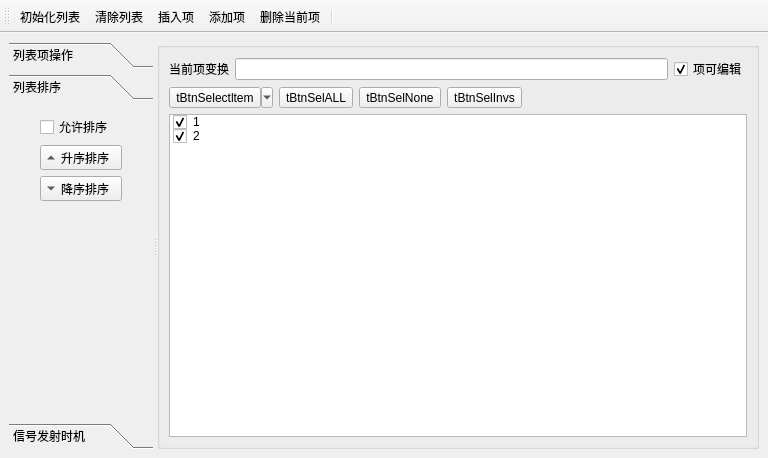
<?xml version="1.0" encoding="UTF-8"?>
<ui version="4.0">
 <class>MainWindow</class>
 <widget class="QMainWindow" name="MainWindow">
  <property name="geometry">
   <rect>
    <x>0</x>
    <y>0</y>
    <width>768</width>
    <height>458</height>
   </rect>
  </property>
  <property name="windowTitle">
   <string>MainWindow</string>
  </property>
  <widget class="QWidget" name="centralwidget">
   <layout class="QHBoxLayout" name="horizontalLayout">
    <item>
     <widget class="QSplitter" name="splitter">
      <property name="orientation">
       <enum>Qt::Horizontal</enum>
      </property>
      <widget class="QToolBox" name="toolBox">
       <property name="maximumSize">
        <size>
         <width>200</width>
         <height>16777215</height>
        </size>
       </property>
       <property name="currentIndex">
        <number>1</number>
       </property>
       <widget class="QWidget" name="page_3">
        <property name="geometry">
         <rect>
          <x>0</x>
          <y>0</y>
          <width>160</width>
          <height>291</height>
         </rect>
        </property>
        <attribute name="icon">
         <iconset resource="res.qrc">
          <normaloff>:/res/4.11/8.png</normaloff>:/res/4.11/8.png</iconset>
        </attribute>
        <attribute name="label">
         <string>列表项操作</string>
        </attribute>
        <layout class="QGridLayout" name="gridLayout">
         <item row="0" column="0">
          <widget class="QToolButton" name="tBtnListIni">
           <property name="text">
            <string>tBtnListIni</string>
           </property>
           <property name="toolButtonStyle">
            <enum>Qt::ToolButtonTextBesideIcon</enum>
           </property>
           <property name="autoRaise">
            <bool>true</bool>
           </property>
          </widget>
         </item>
         <item row="1" column="0">
          <widget class="QToolButton" name="tBtnLIstClear">
           <property name="text">
            <string>tBtnLIstClear</string>
           </property>
           <property name="toolButtonStyle">
            <enum>Qt::ToolButtonTextBesideIcon</enum>
           </property>
           <property name="autoRaise">
            <bool>true</bool>
           </property>
          </widget>
         </item>
         <item row="2" column="0">
          <widget class="QToolButton" name="tBtnListInsert">
           <property name="text">
            <string>tBtnListInsert</string>
           </property>
           <property name="toolButtonStyle">
            <enum>Qt::ToolButtonTextBesideIcon</enum>
           </property>
           <property name="autoRaise">
            <bool>true</bool>
           </property>
          </widget>
         </item>
         <item row="3" column="0">
          <widget class="QToolButton" name="tBtnListAppend">
           <property name="text">
            <string>tBtnListAppend</string>
           </property>
           <property name="toolButtonStyle">
            <enum>Qt::ToolButtonTextBesideIcon</enum>
           </property>
           <property name="autoRaise">
            <bool>true</bool>
           </property>
          </widget>
         </item>
         <item row="4" column="0">
          <widget class="QToolButton" name="tBtnListDelete">
           <property name="text">
            <string>tBtnListDelete</string>
           </property>
           <property name="toolButtonStyle">
            <enum>Qt::ToolButtonTextBesideIcon</enum>
           </property>
           <property name="autoRaise">
            <bool>true</bool>
           </property>
          </widget>
         </item>
        </layout>
       </widget>
       <widget class="QWidget" name="page_4">
        <property name="geometry">
         <rect>
          <x>0</x>
          <y>0</y>
          <width>160</width>
          <height>291</height>
         </rect>
        </property>
        <attribute name="icon">
         <iconset resource="res.qrc">
          <normaloff>:/res/4.11/9.png</normaloff>:/res/4.11/9.png</iconset>
        </attribute>
        <attribute name="label">
         <string>列表排序</string>
        </attribute>
        <layout class="QGridLayout" name="gridLayout_2">
         <item row="0" column="0">
          <widget class="QCheckBox" name="checkBox">
           <property name="text">
            <string>允许排序</string>
           </property>
          </widget>
         </item>
         <item row="1" column="0">
          <widget class="QToolButton" name="tBtnSortAsc">
           <property name="text">
            <string>升序排序</string>
           </property>
           <property name="toolButtonStyle">
            <enum>Qt::ToolButtonTextBesideIcon</enum>
           </property>
           <property name="arrowType">
            <enum>Qt::UpArrow</enum>
           </property>
          </widget>
         </item>
         <item row="2" column="0">
          <widget class="QToolButton" name="tBtnSortDes">
           <property name="text">
            <string>降序排序</string>
           </property>
           <property name="toolButtonStyle">
            <enum>Qt::ToolButtonTextBesideIcon</enum>
           </property>
           <property name="arrowType">
            <enum>Qt::DownArrow</enum>
           </property>
          </widget>
         </item>
         <item row="3" column="0">
          <spacer name="verticalSpacer">
           <property name="orientation">
            <enum>Qt::Vertical</enum>
           </property>
           <property name="sizeHint" stdset="0">
            <size>
             <width>20</width>
             <height>190</height>
            </size>
           </property>
          </spacer>
         </item>
        </layout>
       </widget>
       <widget class="QWidget" name="page_5">
        <property name="geometry">
         <rect>
          <x>0</x>
          <y>0</y>
          <width>160</width>
          <height>291</height>
         </rect>
        </property>
        <attribute name="icon">
         <iconset resource="res.qrc">
          <normaloff>:/res/4.11/7.png</normaloff>:/res/4.11/7.png</iconset>
        </attribute>
        <attribute name="label">
         <string>信号发射时机</string>
        </attribute>
        <layout class="QGridLayout" name="gridLayout_3">
         <item row="0" column="0">
          <layout class="QHBoxLayout" name="horizontalLayout_4">
           <item>
            <widget class="QToolButton" name="tBtnClearText">
             <property name="text">
              <string>清空文本</string>
             </property>
            </widget>
           </item>
           <item>
            <widget class="QToolButton" name="tBtnAddLine">
             <property name="text">
              <string>添加空行</string>
             </property>
            </widget>
           </item>
          </layout>
         </item>
         <item row="1" column="0">
          <widget class="QPlainTextEdit" name="plainTextEdit"/>
         </item>
        </layout>
       </widget>
      </widget>
      <widget class="QGroupBox" name="groupBox">
       <property name="title">
        <string/>
       </property>
       <layout class="QVBoxLayout" name="verticalLayout">
        <item>
         <layout class="QHBoxLayout" name="horizontalLayout_2">
          <item>
           <widget class="QLabel" name="label">
            <property name="text">
             <string>当前项变换</string>
            </property>
           </widget>
          </item>
          <item>
           <widget class="QLineEdit" name="editCutltemText"/>
          </item>
          <item>
           <widget class="QCheckBox" name="chkBoxListEditable">
            <property name="text">
             <string>项可编辑</string>
            </property>
            <property name="checked">
             <bool>true</bool>
            </property>
           </widget>
          </item>
         </layout>
        </item>
        <item>
         <layout class="QHBoxLayout" name="horizontalLayout_3">
          <item>
           <widget class="QToolButton" name="tBtnSelectltem">
            <property name="text">
             <string>tBtnSelectltem</string>
            </property>
            <property name="popupMode">
             <enum>QToolButton::MenuButtonPopup</enum>
            </property>
           </widget>
          </item>
          <item>
           <widget class="QToolButton" name="tBtnSelALL">
            <property name="text">
             <string>tBtnSelALL</string>
            </property>
            <property name="toolButtonStyle">
             <enum>Qt::ToolButtonTextBesideIcon</enum>
            </property>
           </widget>
          </item>
          <item>
           <widget class="QToolButton" name="tBtnSelNone">
            <property name="text">
             <string>tBtnSelNone</string>
            </property>
            <property name="toolButtonStyle">
             <enum>Qt::ToolButtonTextBesideIcon</enum>
            </property>
           </widget>
          </item>
          <item>
           <widget class="QToolButton" name="tBtnSelInvs">
            <property name="text">
             <string>tBtnSelInvs</string>
            </property>
            <property name="toolButtonStyle">
             <enum>Qt::ToolButtonTextBesideIcon</enum>
            </property>
           </widget>
          </item>
          <item>
           <spacer name="horizontalSpacer">
            <property name="orientation">
             <enum>Qt::Horizontal</enum>
            </property>
            <property name="sizeHint" stdset="0">
             <size>
              <width>40</width>
              <height>20</height>
             </size>
            </property>
           </spacer>
          </item>
         </layout>
        </item>
        <item>
         <widget class="QListWidget" name="listWidget">
          <property name="contextMenuPolicy">
           <enum>Qt::CustomContextMenu</enum>
          </property>
          <item>
           <property name="text">
            <string>1</string>
           </property>
           <property name="checkState">
            <enum>Checked</enum>
           </property>
           <property name="icon">
            <iconset resource="res.qrc">
             <normaloff>:/res/4.11/11.png</normaloff>:/res/4.11/11.png</iconset>
           </property>
          </item>
          <item>
           <property name="text">
            <string>2</string>
           </property>
           <property name="checkState">
            <enum>Checked</enum>
           </property>
           <property name="icon">
            <iconset resource="res.qrc">
             <normaloff>:/res/4.11/11.png</normaloff>:/res/4.11/11.png</iconset>
           </property>
          </item>
         </widget>
        </item>
       </layout>
      </widget>
     </widget>
    </item>
   </layout>
  </widget>
  <widget class="QToolBar" name="toolBar">
   <property name="windowTitle">
    <string>toolBar</string>
   </property>
   <property name="toolButtonStyle">
    <enum>Qt::ToolButtonTextUnderIcon</enum>
   </property>
   <attribute name="toolBarArea">
    <enum>TopToolBarArea</enum>
   </attribute>
   <attribute name="toolBarBreak">
    <bool>false</bool>
   </attribute>
   <addaction name="actListIni"/>
   <addaction name="actListClear"/>
   <addaction name="actLIstInsert"/>
   <addaction name="actListAppend"/>
   <addaction name="actListDelete"/>
   <addaction name="separator"/>
  </widget>
  <action name="actListIni">
   <property name="icon">
    <iconset resource="res.qrc">
     <normaloff>:/res/4.11/1.png</normaloff>:/res/4.11/1.png</iconset>
   </property>
   <property name="text">
    <string>初始化列表</string>
   </property>
   <property name="toolTip">
    <string>初始化列表</string>
   </property>
   <property name="shortcut">
    <string>Ctrl+I</string>
   </property>
   <property name="menuRole">
    <enum>QAction::NoRole</enum>
   </property>
  </action>
  <action name="actListClear">
   <property name="icon">
    <iconset resource="res.qrc">
     <normaloff>:/res/4.11/3.png</normaloff>:/res/4.11/3.png</iconset>
   </property>
   <property name="text">
    <string>清除列表</string>
   </property>
   <property name="toolTip">
    <string>清除列表</string>
   </property>
   <property name="menuRole">
    <enum>QAction::NoRole</enum>
   </property>
  </action>
  <action name="actLIstInsert">
   <property name="icon">
    <iconset resource="res.qrc">
     <normaloff>:/res/4.11/2.png</normaloff>:/res/4.11/2.png</iconset>
   </property>
   <property name="text">
    <string>插入项</string>
   </property>
   <property name="toolTip">
    <string>插入项</string>
   </property>
   <property name="shortcut">
    <string>Ctrl+S</string>
   </property>
   <property name="menuRole">
    <enum>QAction::NoRole</enum>
   </property>
  </action>
  <action name="actListAppend">
   <property name="icon">
    <iconset resource="res.qrc">
     <normaloff>:/res/4.11/5.png</normaloff>:/res/4.11/5.png</iconset>
   </property>
   <property name="text">
    <string>添加项</string>
   </property>
   <property name="toolTip">
    <string>添加项</string>
   </property>
   <property name="shortcut">
    <string>Ctrl+A</string>
   </property>
   <property name="menuRole">
    <enum>QAction::NoRole</enum>
   </property>
  </action>
  <action name="actListDelete">
   <property name="icon">
    <iconset resource="res.qrc">
     <normaloff>:/res/4.11/4.png</normaloff>:/res/4.11/4.png</iconset>
   </property>
   <property name="text">
    <string>删除当前项</string>
   </property>
   <property name="toolTip">
    <string>删除当前项</string>
   </property>
   <property name="shortcut">
    <string>Del</string>
   </property>
   <property name="menuRole">
    <enum>QAction::NoRole</enum>
   </property>
  </action>
  <action name="actQuit">
   <property name="icon">
    <iconset resource="res.qrc">
     <normaloff>:/res/4.11/6.png</normaloff>:/res/4.11/6.png</iconset>
   </property>
   <property name="text">
    <string>退出</string>
   </property>
   <property name="toolTip">
    <string>退出</string>
   </property>
   <property name="shortcut">
    <string>Ctrl+Q</string>
   </property>
   <property name="menuRole">
    <enum>QAction::NoRole</enum>
   </property>
  </action>
  <action name="actSelALL">
   <property name="icon">
    <iconset resource="res.qrc">
     <normaloff>:/res/4.11/12.png</normaloff>:/res/4.11/12.png</iconset>
   </property>
   <property name="text">
    <string>全选</string>
   </property>
   <property name="toolTip">
    <string>全选</string>
   </property>
   <property name="shortcut">
    <string>Ctrl+X</string>
   </property>
   <property name="menuRole">
    <enum>QAction::NoRole</enum>
   </property>
  </action>
  <action name="actSelNone">
   <property name="icon">
    <iconset resource="res.qrc">
     <normaloff>:/res/4.11/13.png</normaloff>:/res/4.11/13.png</iconset>
   </property>
   <property name="text">
    <string>空选</string>
   </property>
   <property name="toolTip">
    <string>空选</string>
   </property>
   <property name="menuRole">
    <enum>QAction::NoRole</enum>
   </property>
  </action>
  <action name="actSelInvs">
   <property name="icon">
    <iconset resource="res.qrc">
     <normaloff>:/res/4.11/14`.png</normaloff>:/res/4.11/14`.png</iconset>
   </property>
   <property name="text">
    <string>反向选</string>
   </property>
   <property name="toolTip">
    <string>反向选</string>
   </property>
   <property name="menuRole">
    <enum>QAction::NoRole</enum>
   </property>
  </action>
 </widget>
 <resources>
  <include location="res.qrc"/>
 </resources>
 <connections>
  <connection>
   <sender>actQuit</sender>
   <signal>triggered()</signal>
   <receiver>MainWindow</receiver>
   <slot>close()</slot>
   <hints>
    <hint type="sourcelabel">
     <x>-1</x>
     <y>-1</y>
    </hint>
    <hint type="destinationlabel">
     <x>383</x>
     <y>228</y>
    </hint>
   </hints>
  </connection>
 </connections>
</ui>
